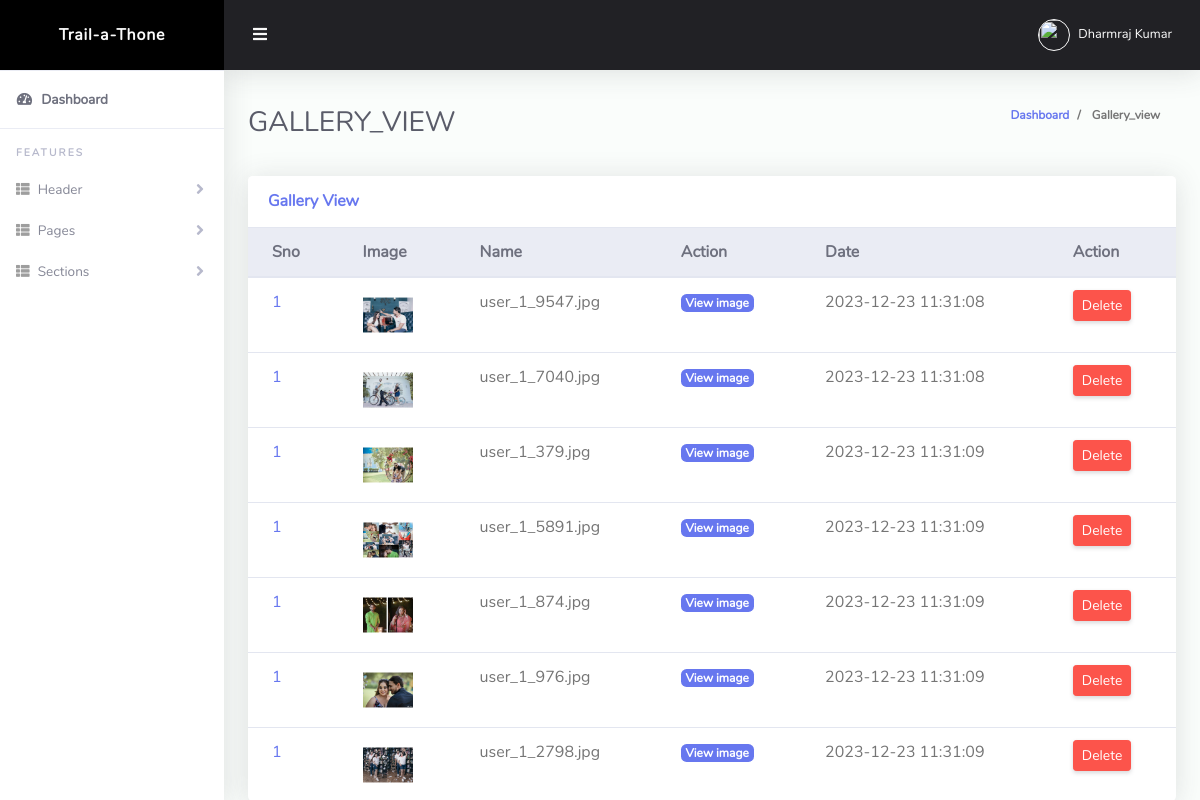
The page /admin/gallery_view.php?section_groupid=110 (signed in) on the database its author committed.
### tables this page shows
CREATE TABLE `grt_section_gallery` (
  `id` int(11) NOT NULL,
  `section_group_id` int(11) NOT NULL,
  `image_alt` varchar(200) NOT NULL,
  `image_title` varchar(200) NOT NULL,
  `image_name` varchar(200) NOT NULL,
  `image_sequence` int(11) NOT NULL,
  `image_client_id` int(11) NOT NULL,
  `created_date` timestamp NOT NULL DEFAULT current_timestamp(),
  `updated_date` timestamp NOT NULL DEFAULT current_timestamp() ON UPDATE current_timestamp()
);

### admin/config/class.php (called while the page is built, shortened)
<?php
class Db_functions
{
    private $servername = "localhost";
    private $username = "root";
    private $password = "";
    private $db_name = "grt_cms";
    protected $conn = "";
    public function __construct()
    {
        $this->conn = new mysqli($this->servername, $this->username, $this->password, $this->db_name);
    }
    function exe_query($sql_qry)
    {
        $qry = $this->conn->query($sql_qry);
        return $qry;
    }
    function data_fetch($qry)
    {
        $qry_exe = $this->exe_query($qry);
        if (mysqli_num_rows($qry_exe) > 0) {
            while ($data = mysqli_fetch_assoc($qry_exe)) {
                $array[] = $data;
            }
        } else {
            $array = 0;
        }
        return $array;
    }
}

### admin/gallery_view.php (the view, shortened to what this page needs)
<?php
include "./header.php";
if (!isset($_GET['section_groupid'])) {
    echo "<script>history.back(-1)</script>";
} else {
    $group_id = $_GET['section_groupid'];
}
$gallery_data = new Db_functions();
$qry = "SELECT * FROM `grt_section_gallery` WHERE section_group_id=$group_id and image_client_id= $_SESSION[active_user]";
$qry_result = $gallery_data->data_fetch($qry);
?>
<div class="card">
    <div class="card-header py-3 d-flex flex-row align-items-center justify-content-between">
        <h6 class="m-0 font-weight-bold text-primary">Gallery View</h6>
    </div>
    <div class="table-responsive">
        <table style="Overflow-x:scroll;" class="table align-items-center table-flush">
            <thead class="thead-light">
                <tr>
                    <th>Sno</th>
                    <th>Image</th>
                    <th>Name</th>
                    <th>Action</th>
                    <th>Date</th>
                    <th>Action</th>
                </tr>
            </thead>
            <tbody>
                <?php
                if ($qry_result != 0) {
                    foreach ($qry_result as $key => $value) {
                        $sno++; ?>
                        <tr>
                            <td><a href="#">1</a></td>
                            <td><img src="./assets/images/uploads/<?= $value['image_name'] ?>" alt="<?= $value['image_alt'] ?>" height="50px" width="50px"></td>
                            <td><?= $value['image_title'] ?></td>
                            <td>
                                <a target="_blank" class="badge badge-primary" href="./assets/images/uploads//<?= $value['image_name'] ?>">View image</a>
                            </td>
                            <td><?= $value['created_date'] ?></td>
                            <td>
                                <button class="btn btn-sm btn-danger" data-toggle="modal" data-target="#img_del<?= $value['id'] ?>">Delete</button>
                            </td>
                        </tr>
                <?php }
                } else {
                    echo "no Images Found";
                }
                ?>
            </tbody>
        </table>
    </div>
</div>
<?php
include "./footer.php";
?>

### admin/css/admin.css (style rules this page uses)
html { position: relative; min-height: 100%; font-family: Nunito; }
body { height: 100%; }
.table-flush td, .table-flush th { border-right: 0; border-left: 0; }
.table-flush tbody tr:first-child td, .table-flush tbody tr:first-child th { border-top: 0; }
.table-flush tbody tr:last-child td, .table-flush tbody tr:last-child th { border-bottom: 0; }
.card .table { margin-bottom: 0; }
.card .table td, .card .table th { padding-right: 1.5rem; padding-left: 1.5rem; }
.card { -webkit-box-shadow: 0 0.15rem 1.75rem 0 rgba(58, 59, 69, 0.15) !important; box-shadow: 0 0.15rem 1.75rem 0 rgba(58, 59, 69, 0.15) !important; }

### rows shown on the page
grt_section_gallery: image_name+image_alt (picture), image_title "user_1_9547.jpg", created_date "2023-12-23 11:31:08"
grt_section_gallery: image_name+image_alt (picture), image_title "user_1_7040.jpg", created_date "2023-12-23 11:31:08"
grt_section_gallery: image_name+image_alt (picture), image_title "user_1_379.jpg", created_date "2023-12-23 11:31:09"
grt_section_gallery: image_name+image_alt (picture), image_title "user_1_5891.jpg", created_date "2023-12-23 11:31:09"
grt_section_gallery: image_name+image_alt (picture), image_title "user_1_874.jpg", created_date "2023-12-23 11:31:09"
grt_section_gallery: image_name+image_alt (picture), image_title "user_1_976.jpg", created_date "2023-12-23 11:31:09"
grt_section_gallery: image_name+image_alt (picture), image_title "user_1_2798.jpg", created_date "2023-12-23 11:31:09"

### other values the page prints
$_SESSION['user_name'] "Dharmraj Kumar"
$currunt_page "GALLERY_VIEW"
$currunt_page "Gallery_view"
